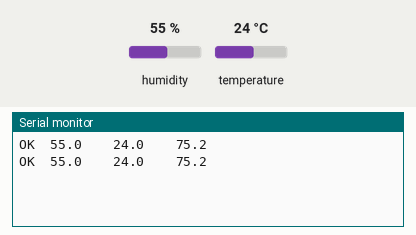
Simulated run of this sketch. Board: Arduino Uno, built with avr-gcc and run on an emulated ATmega328P. Shown: the last lines printed to the serial monitor. Inputs (shaded band) come from the test bench; at power-on: humidity 55 %, temperature 24 °C.

Above: at 2.8 s.
2.9 s: humidity set to 22 %
At 5.2 s:
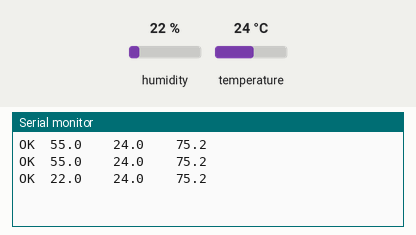
5.6 s: temperature set to 12 °C
At 6.9 s:
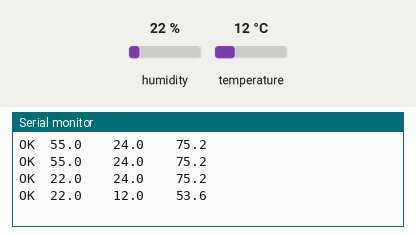
8.3 s: humidity set to 40 %
At 10.4 s:
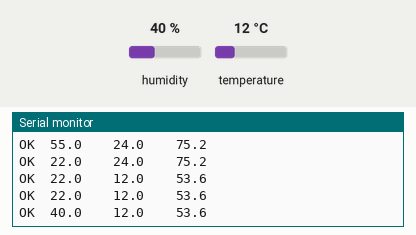
Timing chart, 0 to 11.9 s (numbered marks = the images above; inputs shaded):
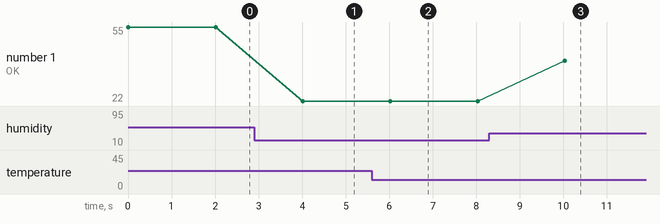

Measured:
- after the input at 2.9 s, the serial monitor: prints a new line after 1.1 s (image 1)
- after the input at 5.6 s, the serial monitor: prints a new line after 0.42 s (image 2)
- after the input at 8.3 s, the serial monitor: prints a new line after 1.7 s (image 3)
- plotted number 1: 55 → 22 after the input at 2.9 s, 22 → 40 after the input at 8.3 s

The sketch:

DHT-Test.ino
```cpp
#include <DHT.h>

DHT dht;

void setup() {
  dht.setup(12);
  Serial.begin(9600);
}

void loop() {
  float humidity = dht.getHumidity();
  float temperature = dht.getTemperature();

  Serial.print(dht.getStatusString());
  Serial.print("\t");
  Serial.print(humidity, 1);
  Serial.print("\t\t");
  Serial.print(temperature, 1);
  Serial.print("\t\t");
  Serial.println(dht.toFahrenheit(temperature), 1);

  delay(2000);
}
```
